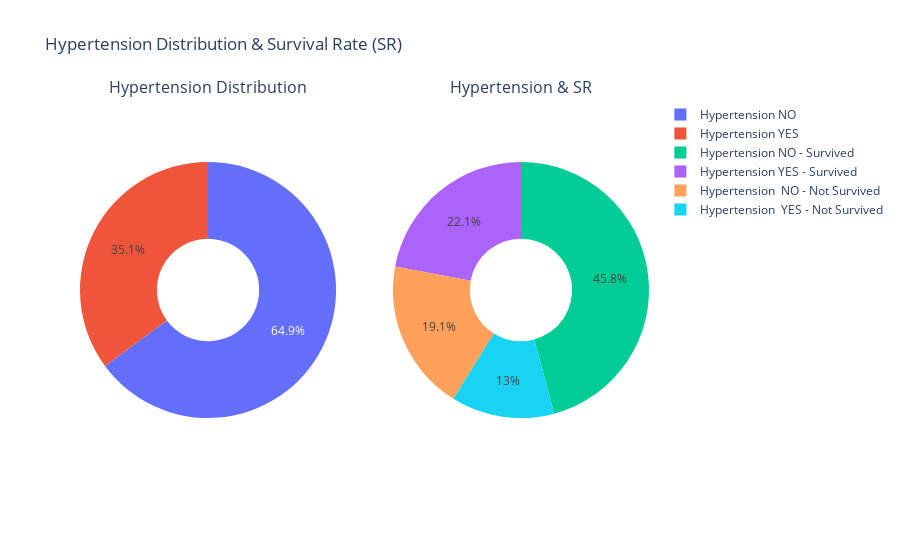

Notebook cell for this chart:
### Code cell
# Create subplots: use 'domain' type for Pie subplot
fig = make_subplots(rows=1, cols=2, specs=[[{'type':'domain'}, {'type':'domain'}]],
                   subplot_titles=['Hypertension Distribution', 'Hypertension & SR'])

labels1 = ["Hypertension YES","Hypertension NO"]
values1 = [len(hypertension_yes), len(hypertension_no)]

labels2 = ['Hypertension YES - Survived','Hypertension  YES - Not Survived', 'Hypertension NO - Survived',
           'Hypertension  NO - Not Survived']
values2 = [len(hypertension_yes_survived), len(hypertension_yes_not_survived),
          len(hypertension_no_survived), len(hypertension_no_not_survived)]

# fig = go.Figure(data=[go.Pie(labels=labels, values=values)])

fig.add_trace(go.Pie(labels=labels1, values=values1, name="Distribution of Hypertension"), 1, 1)
fig.add_trace(go.Pie(labels=labels2, values=values2, name='Hypertension & Survival'), 1, 2)

# Use `hole` to create a donut-like pie chart
fig.update_traces(hole=.4, hoverinfo="label+percent+name")

fig.update_layout(title_text="Hypertension Distribution & Survival Rate (SR)")

# show the interactive view
fig.show()

InsertChartSeparator()
# export to a png rendered format of the chart
fig.show("png")

### Figure 1 — Plotly figure (JSON) as saved in the notebook; plotly's stock layout.template omitted (floating-point values rounded to 4 significant figures)
{"data": [{"domain": {"x": [0, 0.45], "y": [0, 1]}, "hole": 0.4, "hoverinfo": "label+percent+name", "labels": ["Hypertension YES", "Hypertension NO"], "name": "Distribution of Hypertension", "type": "pie", "values": [105, 194]}, {"domain": {"x": [0.55, 1], "y": [0, 1]}, "hole": 0.4, "hoverinfo": "label+percent+name", "labels": ["Hypertension YES - Survived", "Hypertension  YES - Not Survived", "Hypertension NO - Survived", "Hypertension  NO - Not Survived"], "name": "Hypertension & Survival", "type": "pie", "values": [66, 39, 137, 57]}], "layout": {"annotations": [{"font": {"size": 16}, "showarrow": false, "text": "Hypertension Distribution", "x": 0.225, "xanchor": "center", "xref": "paper", "y": 1, "yanchor": "bottom", "yref": "paper"}, {"font": {"size": 16}, "showarrow": false, "text": "Hypertension & SR", "x": 0.775, "xanchor": "center", "xref": "paper", "y": 1, "yanchor": "bottom", "yref": "paper"}], "title": {"text": "Hypertension Distribution & Survival Rate (SR)"}}}
